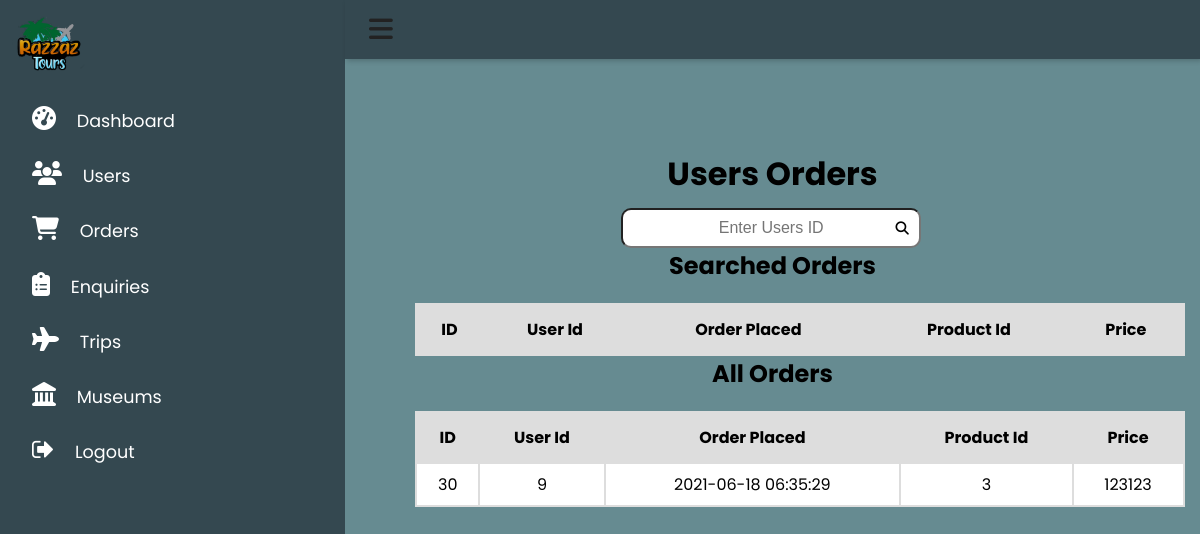
The app's page /orderssH.php, older data.
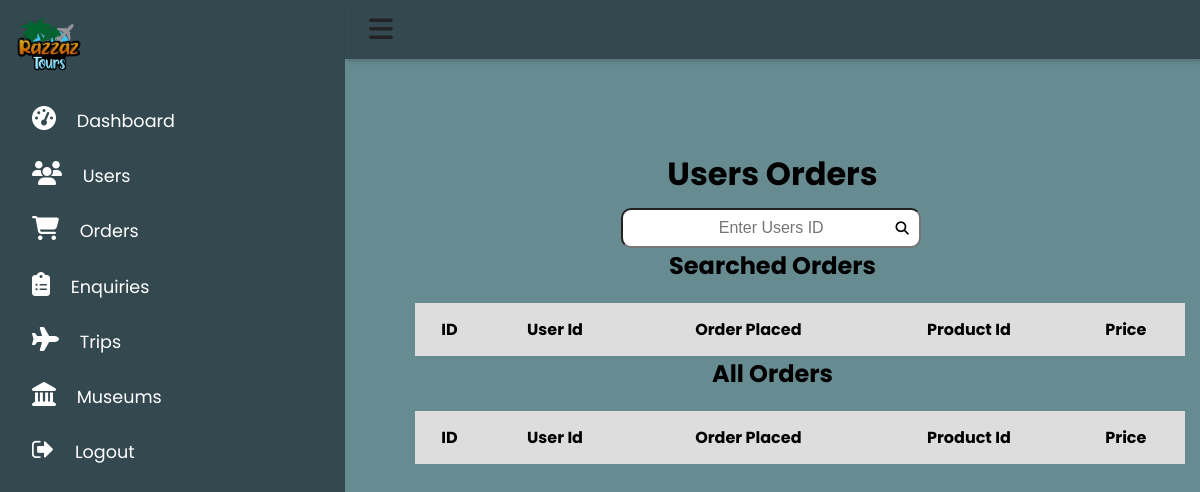
The same page, newer data.
### tables this page shows
CREATE TABLE `orders` (
  `id` int(11) NOT NULL,
  `user_id` int(11) DEFAULT NULL,
  `order_placed` datetime NOT NULL,
  `pid` int(11) NOT NULL,
  `price` text NOT NULL
);

### model/AdminModel.php (called while the page is built, shortened)
<?php
class AdminModel extends PersonModel
{
    protected function connect ()
    {
    $this->servername = "localhost";
    $this->username = "root";
    $this->password = "";
    $this->dbname="razzaztours";
    $conn = new mysqli($this->servername, $this->username, $this->password,$this->dbname);
    return $conn;
    }
}
?>

### view/EditProductView.php (the view, shortened to what this page needs)
<?php
require_once('model/AdminModel.php');
Class EditProductView extends AdminModel
{
    public function searchorders()
    {
      echo '<form method="POST">
      <div class = "h">
        <h1> Users Orders </h1>
        <input  placeholder="Enter Users ID" type = "text"  name="name" class = "text">
        <button type="submit" name = "search" id="find" style="margin-left: 20px; margin-left:-30px; background : transparent; border-style: none;"><i class="fas fa-search"></i></button>
      </div>
      </form>';
    }
    public function showorders()
    {
      echo '
      <table class="mx-auto" id="customers">
          <tr>
          <h2 style= "text-align:center;"> All Orders </h2>
            <th scope="col">ID</th>
            <th scope="col">User Id</th>
            <th scope="col">Order Placed</th>
            <th scope="col">Product Id</th>
            <th scope="col">Price</th>
          </tr>
        <tbody>';
             $query = "SELECT * FROM orders";
             $result = $this->connect()->query($query);
          while($row = $result -> fetch_array(MYSQLI_ASSOC)) {
              $id = $row['id'];
              $User_id = $row['user_id'];
              $Orderd_placed = $row['order_placed'];
              $product_id = $row['pid'];
              $price = $row['price'];
       echo'
        <tr>
          <td> '.$id.'  <input type="hidden" value="'.$id.'"></td>
          <td>  '.$User_id.'</td>
          <td> '.$Orderd_placed.'</td>
          <td>'.$product_id.'</td>
          <td> '.$price.'</td>
        </tr>';
          }
echo'
        </tbody>
      </table>
      ';
    }
}
?>

Row changes from the older to the newer data that the page shows:
removed orders: id "30", user "9", order_placed "2021-06-18 06:35:29", pid "3", price "123123"
